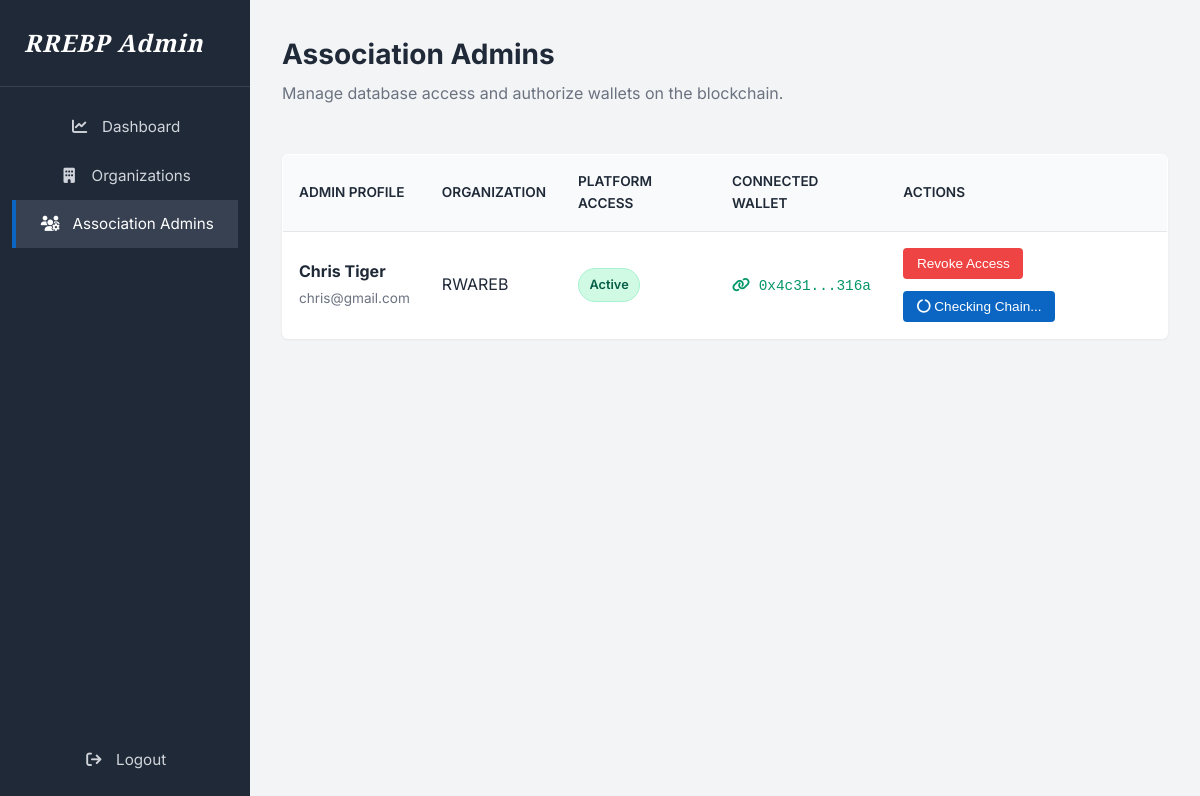
/spdash/admins (signed in), run on the app's committed database.
### models.py (models this page shows)
class AssociationAdmin(db.Model):
    __tablename__ = 'association_admins'
    id = db.Column(db.String(36), primary_key=True, default=generate_uuid)
    full_name = db.Column(db.String(100), nullable=False)
    email = db.Column(db.String(150), unique=True, nullable=False)
    password_hash = db.Column(db.Text, nullable=False)
    organization_id = db.Column(db.String(36), db.ForeignKey('organizations.id'), nullable=False)
    account_status = db.Column(db.String(20), default='Active')  # 'Active' or 'Revoked'
    approved_at = db.Column(db.DateTime, nullable=True)
    created_by = db.Column(db.String(36), db.ForeignKey('super_admins.id'), nullable=False)
    created_at = db.Column(db.DateTime, default=datetime.utcnow)
    updated_at = db.Column(db.DateTime, default=datetime.utcnow, onupdate=datetime.utcnow)
    wallet_address = db.Column(db.String(100), nullable=True)

class Organization(db.Model):
    __tablename__ = 'organizations'
    id = db.Column(db.String(36), primary_key=True, default=generate_uuid)
    name = db.Column(db.String(150), unique=True, nullable=False)
    registration_number = db.Column(db.String(100), unique=True, nullable=False)
    email = db.Column(db.String(150), nullable=False)
    phone = db.Column(db.String(30), nullable=False)
    address = db.Column(db.Text, nullable=True)
    status = db.Column(db.String(20), default='Active')  # 'Active' or 'Suspended'
    created_by = db.Column(db.String(36), db.ForeignKey('super_admins.id'), nullable=False)
    created_at = db.Column(db.DateTime, default=datetime.utcnow)
    updated_at = db.Column(db.DateTime, default=datetime.utcnow, onupdate=datetime.utcnow)
    admins = db.relationship('AssociationAdmin', backref='organization', lazy=True)

### superadmin.py (the view)
@superadmin.route('/spdash/admins')
@login_required
def manage_admins():
    admins = AssociationAdmin.query.order_by(AssociationAdmin.created_at.desc()).all()
    return render_template("sp_admins.html", admins=admins)

### superadmin.py (called while the page is built)
@superadmin.context_processor
def inject_pending_counts():
    if 'superadmin_id' in session:
        pending_admins_count = AssociationAdmin.query.filter_by(account_status='Pending').count()
        return dict(pending_admins_count=pending_admins_count)
    return dict(pending_admins_count=0)

def login_required(f):
    @wraps(f)
    def decorated_function(*args, **kwargs):
        if 'superadmin_id' not in session:
            return redirect(url_for('superadmin.login'))
        return f(*args, **kwargs)
    return decorated_function

### templates/sp_admins.html (shortened to what this page needs)
{% extends "sp_base.html" %}
{% block content %}
<div class="admin-header">
    <div>
        <h1>Association Admins</h1>
        <p style="color: var(--text-muted); margin-top: 0.25rem;">Manage database access and authorize wallets on the blockchain.</p>
    </div>
</div>
<div class="table-wrapper">
    <table class="data-table">
        <thead>
            <tr>
                <th>Admin Profile</th>
                <th>Organization</th>
                <th>Platform Access</th>
                <th>Connected Wallet</th>
                <th>Actions</th>
            </tr>
        </thead>
        <tbody>
            {% for admin in admins %}
            <tr class="admin-row" data-wallet="{{ admin.wallet_address or '' }}">
                <td>
                    <strong>{{ admin.full_name }}</strong><br>
                    <span style="font-size: 0.85rem; color: #6B7280;">{{ admin.email }}</span>
                </td>
                <td>{{ admin.organization.name if admin.organization else 'N/A' }}</td>
                <td>
                    <span class="status-badge
                        {% if admin.account_status == 'Pending' %}status-pending
                        {% elif admin.account_status == 'Active' %}status-active
                        {% else %}status-revoked{% endif %}">
                        {{ admin.account_status }}
                    </span>
                </td>
                <td>
                    {% if admin.wallet_address %}
                        <span style="font-family: monospace; color: #059669; font-size: 0.9rem; font-weight: 500;">
                            <i class="fa-solid fa-link"></i> {{ admin.wallet_address[0:6] }}...{{ admin.wallet_address[-4:] }}
                        </span>
                    {% else %}
                        <span style="color: #DC2626; font-size: 0.85rem; font-weight: 500;">
                            <i class="fa-solid fa-triangle-exclamation"></i> Not Linked
                        </span>
                    {% endif %}
                </td>
                <td>
                    <div style="display: flex; gap: 0.75rem; align-items: center; flex-wrap: wrap;">
                        {% if admin.account_status == 'Active' or admin.account_status == 'Pending' %}
                        <form action="{{ url_for('superadmin.revoke_admin', admin_id=admin.id) }}" method="POST" onsubmit="return confirm('Revoke this admin\'s database access?');" style="margin:0;">
                            <button type="submit" class="btn-revoke">Revoke Access</button>
                        </form>
                        {% endif %}
                        {% if admin.wallet_address %}
                            <button class="btn-web3 auth-btn" disabled>
                                <i class="fa-solid fa-circle-notch fa-spin"></i> Checking Chain...
                            </button>
                        {% else %}
                            <span style="font-size: 0.85rem; color: #9CA3AF; padding: 0.5rem;">Awaiting Wallet</span>
                        {% endif %}
                    </div>
                </td>
            </tr>
            {% else %}
            <tr>
                <td colspan="5" style="padding: 3rem; text-align: center; color: #6B7280;">No association admins registered yet.</td>
            </tr>
            {% endfor %}
        </tbody>
    </table>
</div>
{% endblock %}

### static/css/style.css (style rules this page uses)
:root { --bg-white: #FFFFFF; --text-dark: #1F2937; --text-muted: #6B7280; --border-grey: #E5E7EB; --hover-grey: #F3F4F6; --btn-blue: #0A66C2; --btn-blue-hover: #004182; --footer-bg: #2f426b; }
body { font-family: 'Inter', sans-serif; background-color: var(--bg-white); color: var(--text-dark); margin: 0; padding: 0; line-height: 1.6; display: flex; flex-direction: column; min-height: 100vh; }

### static/css/admin_style.css (style rules this page uses)
.admin-header { display: flex; justify-content: space-between; align-items: center; margin-bottom: 2rem; }
.admin-header h1 { margin: 0; font-size: 1.75rem; color: var(--text-dark); }

### templates/sp_admins.html (style rules this page uses)
.data-table { width: 100%; border-collapse: collapse; background-color: var(--bg-white); border: 1px solid var(--border-grey); border-radius: 6px; overflow: hidden; box-shadow: 0 1px 3px rgba(0,0,0,0.05); }
.data-table th, .data-table td { padding: 1rem; text-align: left; border-bottom: 1px solid var(--border-grey); }
.data-table th { background-color: #F9FAFB; font-weight: 600; color: var(--text-dark); text-transform: uppercase; font-size: 0.85rem; }
.status-badge { padding: 0.35rem 0.65rem; border-radius: 9999px; font-size: 0.8rem; font-weight: 600; display: inline-block; }
.status-active { background-color: #D1FAE5; color: #065F46; border: 1px solid #A7F3D0; }
.btn-revoke { background-color: #EF4444; color: white; padding: 0.5rem 0.85rem; border-radius: 4px; border: none; cursor: pointer; font-size: 0.85rem; font-weight: 500; transition: background-color 0.2s; }
.btn-web3 { background-color: #0A66C2; color: white; padding: 0.5rem 0.85rem; border-radius: 4px; border: none; cursor: pointer; font-size: 0.85rem; font-weight: 500; transition: background-color 0.2s; }
.btn-web3:disabled { cursor: default; opacity: 1; }

### data on the page
AssociationAdmin: full_name "Chris Tiger", email "chris@gmail.com", organization "RWAREB", account_status "Active", wallet_address "0x4c31", wallet_address "316a", shows "Checking Chain..."
